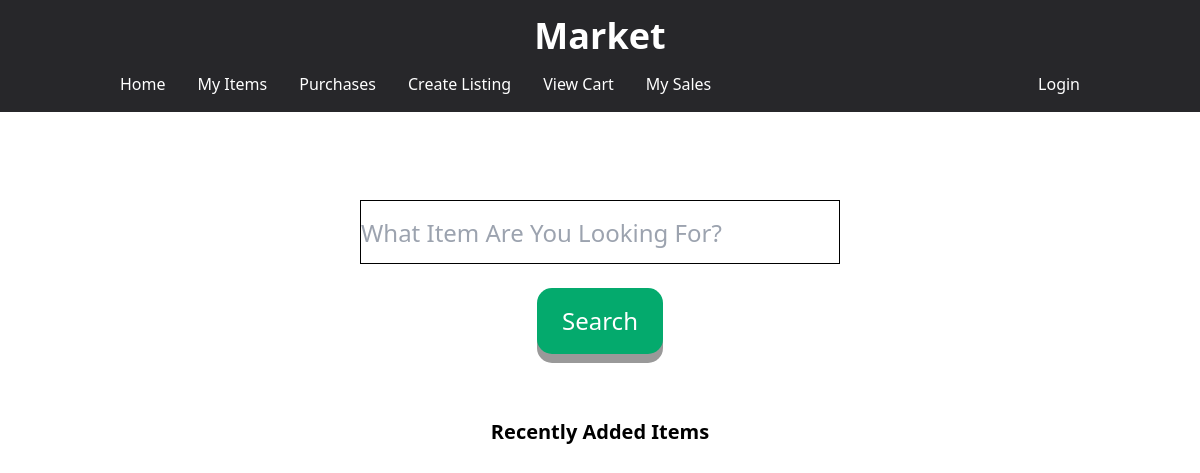
The app's page /, older data.
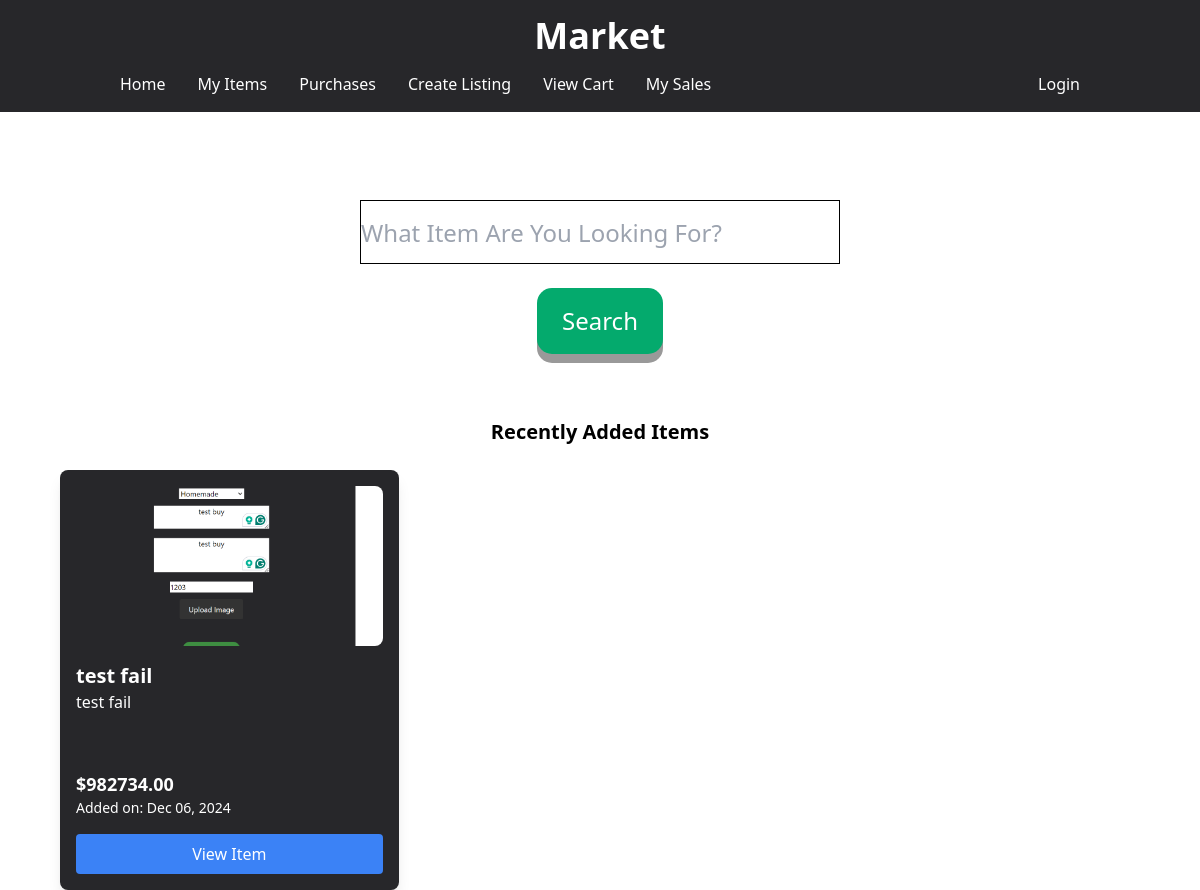
The same page, newer data.
### Item/models.py (models this page shows)
class Item(models.Model):
    CATEGORY_CHOICES = [
        ('handmade', 'Handmade'),
        ('collectible', 'Collectible'),
        ('general_market', 'General Market'),
    ]
    user = models.ForeignKey(settings.AUTH_USER_MODEL, on_delete=models.CASCADE, related_name="items")
    category = models.CharField(max_length=50, choices=CATEGORY_CHOICES)
    title = models.CharField(max_length=50)
    description = models.TextField()
    price = models.DecimalField(max_digits=10, decimal_places=2)
    image = models.ImageField(upload_to='item_images/', blank=False, null=False)
    addedDate = models.DateTimeField(auto_now_add=True)
    is_sold = models.BooleanField(default=False)

### Item/views.py (the view)
# urls.py: path("", views.index, name="index"),
def index(request):
    db = DatabaseSingleton()
    recent_items = db.recentItems()
    return render(request, "Item/index.html", {"recent_items" : recent_items})

### services.py (called while the page is built)
    def __new__(cls):
        if cls._instance is None:
            cls._instance = super(DatabaseSingleton, cls).__new__(cls)
        return cls._instance

    def recentItems(self):
        recentItems = Item.objects.filter(is_sold=False).order_by('-addedDate')[:4]
        return recentItems

### templates/Item/index.html (shortened to what this page needs)
<!DOCTYPE html>
{% load static %}
<html lang="en">
<head>
    <link rel="stylesheet" href="{% static 'Item/index.css' %}">
    <link href="https://cdnjs.cloudflare.com/ajax/libs/tailwindcss/2.0.2/tailwind.min.css" rel="stylesheet">
    <script src="https://cdn.tailwindcss.com"></script>
</head>
<body>
    <div class="w-full bg-zinc-800">
        <div class="container mx-auto px-4 pt-4">
            <h1 class="text-4xl font-bold text-white text-center">Market</h1>
        </div>
        <div class="container mx-auto px-4 py-2">
            <nav class="flex justify-between items-center">
                <div class="flex">
                    <a href="{% url 'index' %}" class="text-white hover:text-gray-300 block px-4 py-2">Home</a>
                    <a href="{% url 'myItems' %}" class="text-white hover:text-gray-300 block px-4 py-2">My Items</a>
                    <a href="{% url 'purchases' %}" class="text-white hover:text-gray-300 block px-4 py-2">Purchases</a>
                    <a href="{% url 'createItem' %}" class="text-white hover:text-gray-300 block px-4 py-2">Create Listing</a>
                    <a href="{% url 'viewCart' %}" class="text-white hover:text-gray-300 block px-4 py-2">View Cart</a>
                    <a href="{% url 'mySales' %}" class="text-white hover:text-gray-300 block px-4 py-2">My Sales</a>
                </div>
                <div class="flex space-x-4">
                    {% if user.is_authenticated %}
                        {% if user.is_superuser and user.is_staff %}
                            <a href="/admin/" class="text-white hover:text-gray-300 block px-4 py-2">Admin Panel</a>
                        {% endif %}
                        <a href="{% url 'profile_settings' %}" class="text-white hover:text-gray-300 block px-4 py-2">Profile Settings</a>
                        <a href="{% url 'logout' %}" class="text-white hover:text-gray-300 block px-4 py-2">Logout</a>
                    {% else %}
                        <a href="{% url 'loginPage' %}" class="text-white hover:text-gray-300 block px-4 py-2">Login</a>
                    {% endif %}
                </div>
            </nav>
        </div>
    </div>
    <div class="w-full justify-center text-center my-16">
        <div class="search-bar">
            <form action="{% url 'search' %}" method="GET" class="search-form">
                <div class="search-box">
                    <input class="border border-black w-[40%] h-16 text-2xl my-6" type="text" name="title" placeholder="What Item Are You Looking For?" required>
                </div>
                <div class="search-button-div">
                    <button class="search-button" type="submit">Search</button>
                </div>
            </form>
        </div>
    </div>
    <div class="w-full">
        <div class="w-[100%] justify-center text-center my-6">
            <h1 class="text-xl font-bold">Recently Added Items</h1>
        </div>
        <div class="w-[90%] mx-auto grid grid-cols-1 sm:grid-cols-2 lg:grid-cols-3 xl:grid-cols-4 gap-8">
            {% for item in recent_items %}
                <div class="bg-zinc-800 p-4 rounded-lg shadow-lg flex flex-col">
                    <img src="{{ item.image.url }}" alt="{{ item.title }}" class="w-full h-40 object-cover rounded-lg mb-4">
                    <h2 class="text-xl font-bold text-white">{{ item.title }}</h2>
                    <p class="text-white mb-4 h-16 overflow-hidden">{{ item.description|truncatewords:20 }}</p>
                    <p class="text-lg font-semibold text-white mt-auto">${{ item.price }}</p>
                    <p class="text-sm text-white">Added on: {{ item.addedDate|date:"M d, Y" }}</p>
                    <a href="{% url 'showItem' item.id %}"
                       class="block mt-4 text-center bg-blue-500 text-white py-2 rounded hover:bg-blue-600">
                        View Item
                    </a>
                </div>
            {% endfor %}
        </div>
    </div>
</body>
</html>

Row changes from the older to the newer data that the page shows:
added Item: image (picture), title "test fail", description "test fail", price "982734.00", addedDate "Dec 06, 2024"
